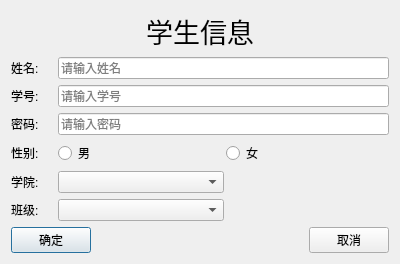
<?xml version="1.0" encoding="UTF-8"?>
<ui version="4.0">
 <class>addStu</class>
 <widget class="QDialog" name="addStu">
  <property name="geometry">
   <rect>
    <x>0</x>
    <y>0</y>
    <width>400</width>
    <height>250</height>
   </rect>
  </property>
  <property name="windowTitle">
   <string>添加学生信息</string>
  </property>
  <layout class="QVBoxLayout" name="verticalLayout">
   <item>
    <widget class="QLabel" name="label">
     <property name="sizePolicy">
      <sizepolicy hsizetype="Preferred" vsizetype="Fixed">
       <horstretch>0</horstretch>
       <verstretch>0</verstretch>
      </sizepolicy>
     </property>
     <property name="font">
      <font>
       <family>Arial</family>
       <pointsize>20</pointsize>
      </font>
     </property>
     <property name="lineWidth">
      <number>1</number>
     </property>
     <property name="text">
      <string>学生信息</string>
     </property>
     <property name="alignment">
      <set>Qt::AlignCenter</set>
     </property>
    </widget>
   </item>
   <item>
    <layout class="QHBoxLayout" name="horizontalLayout_7" stretch="1,8">
     <item>
      <widget class="QLabel" name="label_2">
       <property name="text">
        <string>姓名:</string>
       </property>
      </widget>
     </item>
     <item>
      <widget class="QLineEdit" name="le_name">
       <property name="inputMask">
        <string/>
       </property>
       <property name="text">
        <string/>
       </property>
       <property name="placeholderText">
        <string>请输入姓名</string>
       </property>
       <property name="cursorMoveStyle">
        <enum>Qt::LogicalMoveStyle</enum>
       </property>
       <property name="clearButtonEnabled">
        <bool>true</bool>
       </property>
      </widget>
     </item>
    </layout>
   </item>
   <item>
    <layout class="QHBoxLayout" name="horizontalLayout_2" stretch="1,8">
     <item>
      <widget class="QLabel" name="label_3">
       <property name="text">
        <string>学号:</string>
       </property>
      </widget>
     </item>
     <item>
      <widget class="QLineEdit" name="le_id">
       <property name="placeholderText">
        <string>请输入学号</string>
       </property>
       <property name="clearButtonEnabled">
        <bool>true</bool>
       </property>
      </widget>
     </item>
    </layout>
   </item>
   <item>
    <layout class="QHBoxLayout" name="horizontalLayout" stretch="1,8">
     <item>
      <widget class="QLabel" name="label_7">
       <property name="text">
        <string>密码:</string>
       </property>
      </widget>
     </item>
     <item>
      <widget class="QLineEdit" name="le_pwd">
       <property name="echoMode">
        <enum>QLineEdit::PasswordEchoOnEdit</enum>
       </property>
       <property name="placeholderText">
        <string>请输入密码</string>
       </property>
       <property name="clearButtonEnabled">
        <bool>true</bool>
       </property>
      </widget>
     </item>
    </layout>
   </item>
   <item>
    <layout class="QHBoxLayout" name="horizontalLayout_3" stretch="1,4,4">
     <item>
      <widget class="QLabel" name="label_4">
       <property name="text">
        <string>性别:</string>
       </property>
      </widget>
     </item>
     <item>
      <widget class="QRadioButton" name="rbtn_male">
       <property name="text">
        <string>男</string>
       </property>
       <attribute name="buttonGroup">
        <string notr="true">buttonGroupSex</string>
       </attribute>
      </widget>
     </item>
     <item>
      <widget class="QRadioButton" name="rbtn_female">
       <property name="text">
        <string>女</string>
       </property>
       <attribute name="buttonGroup">
        <string notr="true">buttonGroupSex</string>
       </attribute>
      </widget>
     </item>
    </layout>
   </item>
   <item>
    <layout class="QHBoxLayout" name="horizontalLayout_4" stretch="1,4,4">
     <item>
      <widget class="QLabel" name="label_5">
       <property name="text">
        <string>学院:</string>
       </property>
      </widget>
     </item>
     <item>
      <widget class="QComboBox" name="cbb_college">
       <property name="currentIndex">
        <number>0</number>
       </property>
       <item>
        <property name="text">
         <string/>
        </property>
       </item>
       <item>
        <property name="text">
         <string>信息学院</string>
        </property>
       </item>
       <item>
        <property name="text">
         <string>外国语学院</string>
        </property>
       </item>
       <item>
        <property name="text">
         <string>启新学院</string>
        </property>
       </item>
       <item>
        <property name="text">
         <string>机械与自动控制学院</string>
        </property>
       </item>
       <item>
        <property name="text">
         <string>建筑工程学院</string>
        </property>
       </item>
       <item>
        <property name="text">
         <string>理学院</string>
        </property>
       </item>
       <item>
        <property name="text">
         <string>生命科学学院</string>
        </property>
       </item>
       <item>
        <property name="text">
         <string>法政学院</string>
        </property>
       </item>
       <item>
        <property name="text">
         <string>服装学院</string>
        </property>
       </item>
       <item>
        <property name="text">
         <string>艺术与设计学院</string>
        </property>
       </item>
      </widget>
     </item>
     <item>
      <spacer name="horizontalSpacer_2">
       <property name="orientation">
        <enum>Qt::Horizontal</enum>
       </property>
       <property name="sizeHint" stdset="0">
        <size>
         <width>40</width>
         <height>20</height>
        </size>
       </property>
      </spacer>
     </item>
    </layout>
   </item>
   <item>
    <layout class="QHBoxLayout" name="horizontalLayout_5" stretch="1,4,4">
     <item>
      <widget class="QLabel" name="label_6">
       <property name="text">
        <string>班级:</string>
       </property>
      </widget>
     </item>
     <item>
      <widget class="QComboBox" name="cbb_class">
       <item>
        <property name="text">
         <string/>
        </property>
       </item>
       <item>
        <property name="text">
         <string/>
        </property>
       </item>
      </widget>
     </item>
     <item>
      <spacer name="horizontalSpacer_3">
       <property name="orientation">
        <enum>Qt::Horizontal</enum>
       </property>
       <property name="sizeHint" stdset="0">
        <size>
         <width>40</width>
         <height>20</height>
        </size>
       </property>
      </spacer>
     </item>
    </layout>
   </item>
   <item>
    <layout class="QHBoxLayout" name="horizontalLayout_6" stretch="2,6,2">
     <item>
      <widget class="QPushButton" name="bt_confirm">
       <property name="text">
        <string>确定</string>
       </property>
      </widget>
     </item>
     <item>
      <spacer name="horizontalSpacer">
       <property name="orientation">
        <enum>Qt::Horizontal</enum>
       </property>
       <property name="sizeHint" stdset="0">
        <size>
         <width>40</width>
         <height>20</height>
        </size>
       </property>
      </spacer>
     </item>
     <item>
      <widget class="QPushButton" name="bt_cancle">
       <property name="text">
        <string>取消</string>
       </property>
      </widget>
     </item>
    </layout>
   </item>
  </layout>
 </widget>
 <layoutdefault spacing="6" margin="11"/>
 <resources/>
 <connections/>
 <buttongroups>
  <buttongroup name="buttonGroupSex"/>
  <buttongroup name="buttonGroup">
   <property name="exclusive">
    <bool>false</bool>
   </property>
  </buttongroup>
 </buttongroups>
</ui>
